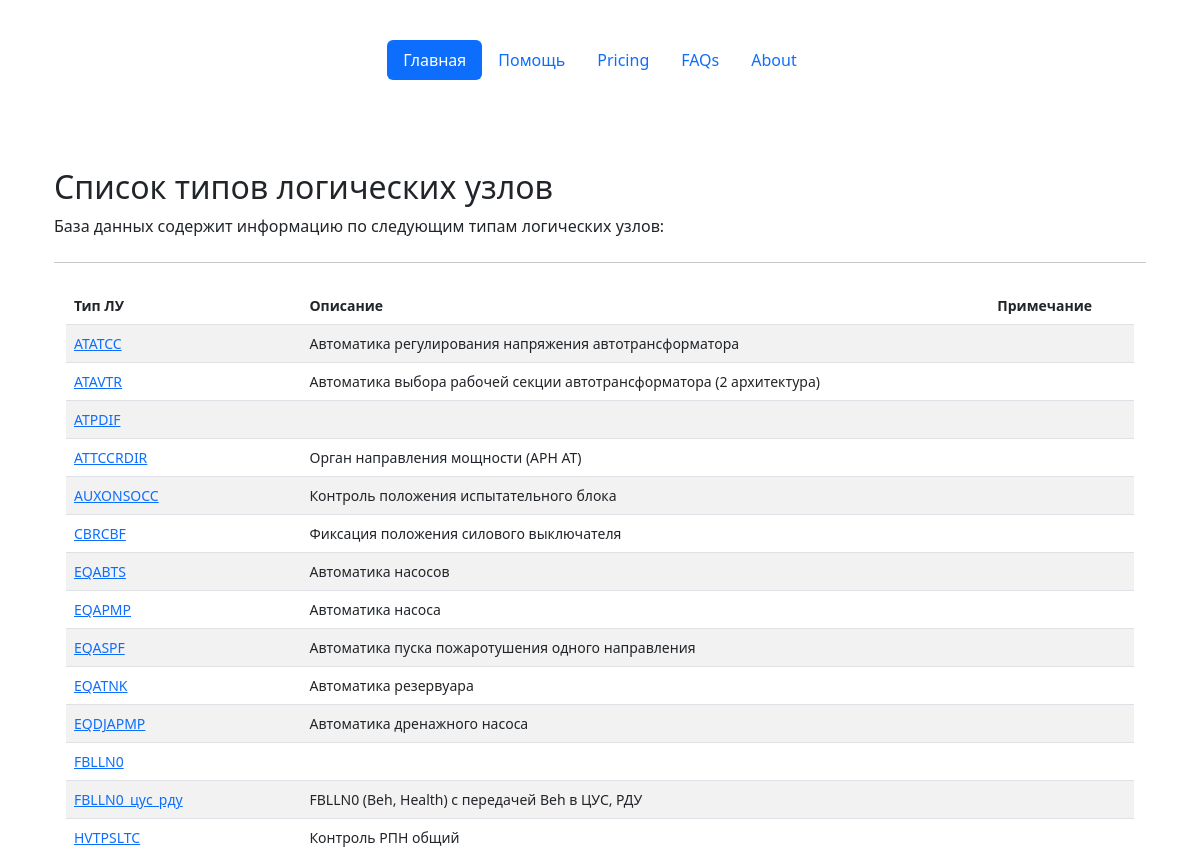
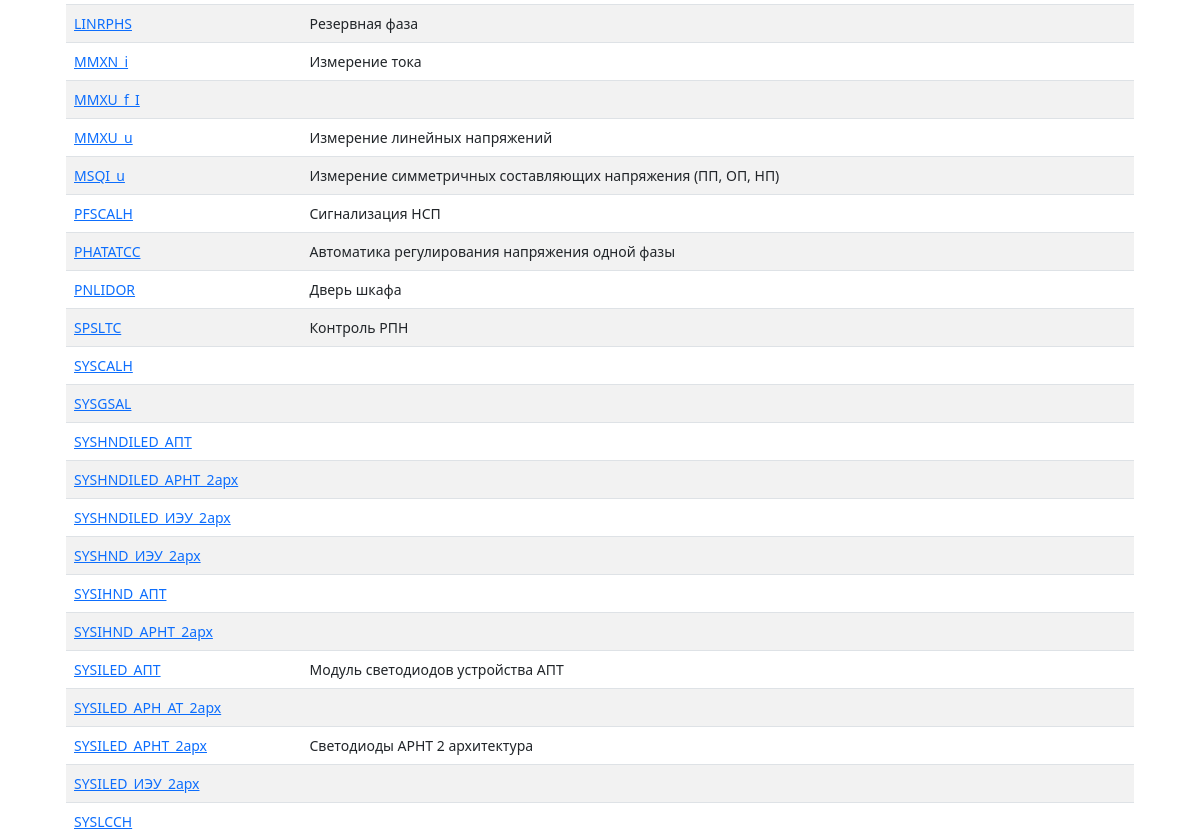
The app's page /lntypes/ (upper part), older data (2 pictures, top to bottom).
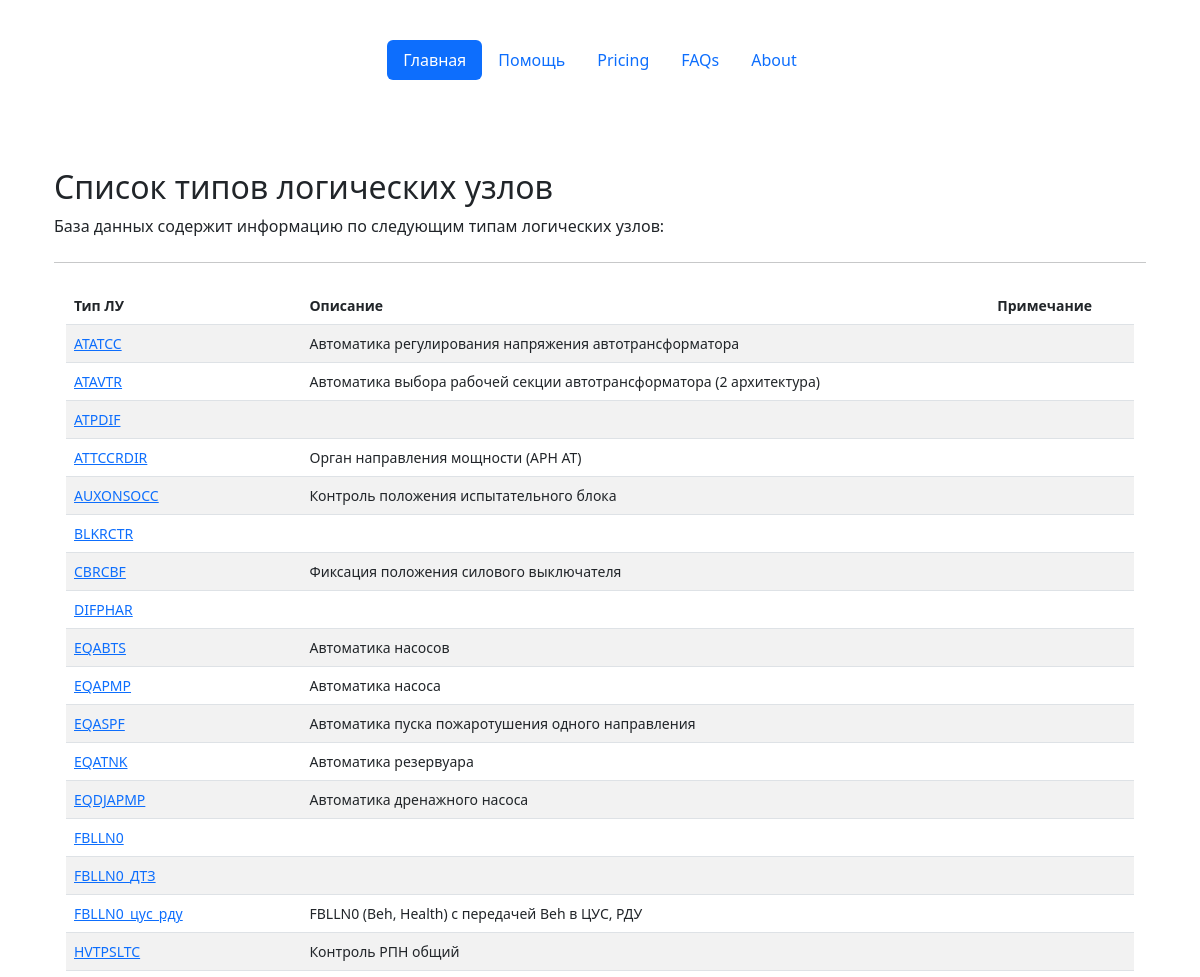
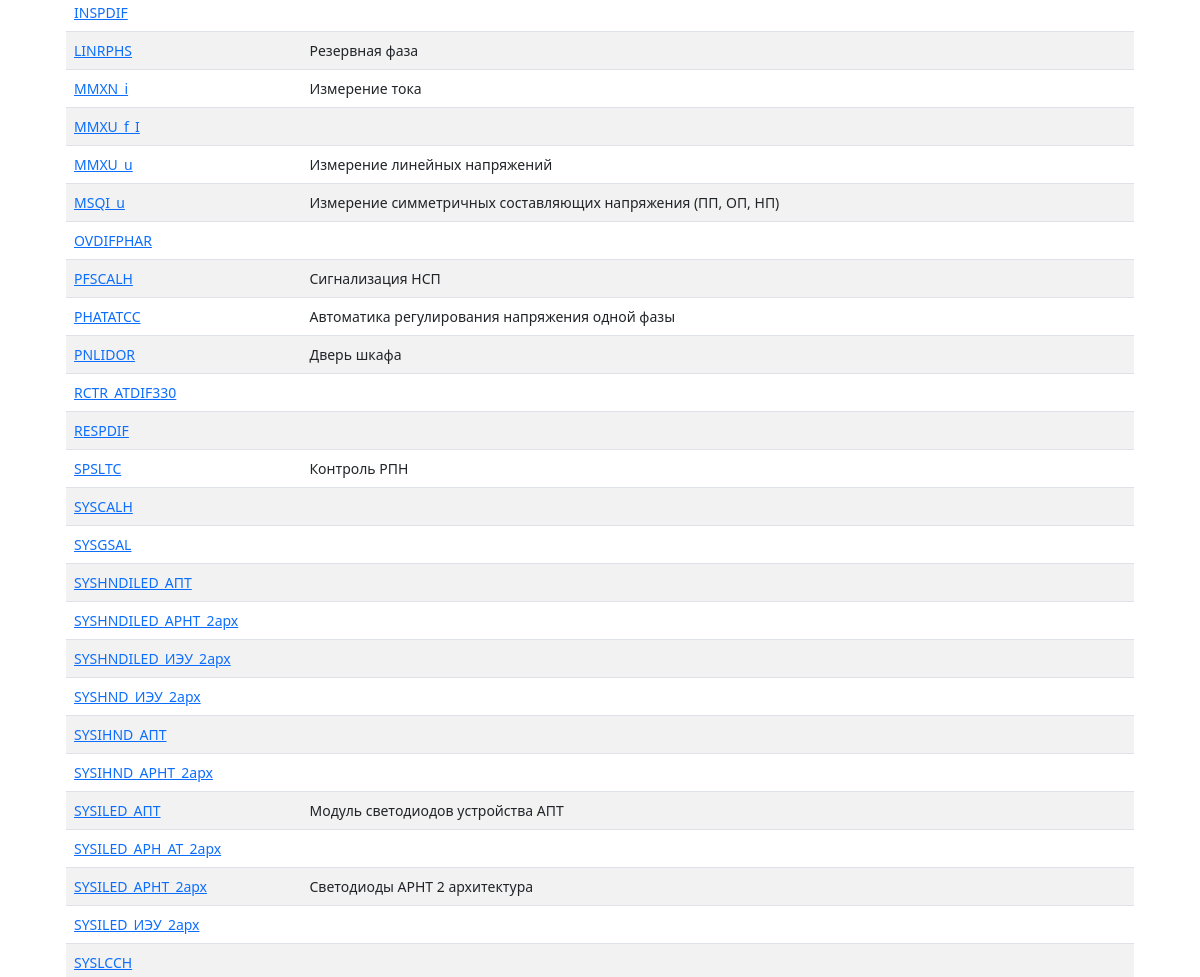
The same page, newer data (2 pictures, top to bottom).
### base_types/models.py (models this page shows, shortened)
class LogicNodesTypes(models.Model):
    id = models.AutoField(primary_key=True)
    name = models.CharField(max_length=64, verbose_name='Имя типа ЛУ', unique=True)
    description = models.TextField(max_length=1024, blank=True, verbose_name='Описание')
    explanation = models.TextField(max_length=2048, blank=True, verbose_name='Пояснение')
    class Meta:
        verbose_name = 'Тип логического узла'
        verbose_name_plural = 'Типы логических узлов'
        ordering = ['name']

### base_types/views.py (the view)
# urls.py: path('lntypes/', views.lntypes),
def lntypes(request):
    lntypes = LogicNodesTypes.objects.all()
    return render(request, 'base_types/lntypes.html', {'lntypes':lntypes})

### templates/base_types/lntypes.html (shortened to what this page needs)
{% extends 'base.html' %}
{% block content %}
<main class="container py-5">
    {% if lntypes %}
    <h2 class="mt-4">Список типов логических узлов</h2>
    <p>База данных содержит информацию по следующим типам логических узлов:</p>
    <hr class="my-4">
    <div class="container small">
    <table class="table table-striped">
                <thead>
                    <tr>
                      <th scope="col">Тип ЛУ</th>
                      <th scope="col">Описание</th>
                      <th scope="col">Примечание</th>
                    </tr>
                </thead>
                <tbody>
                    {% for item in lntypes %}
                    <tr>
                        <td><a href="show/?name={{item.name}}&type=ln">{{item.name}}</a></td>
                        <td>{{item.description}}</td>
                        <td></td>
                    </tr>
                {% endfor %}
                </tbody>
            </table>
    </div>
    {% else %}
    <h2 class="mt-4">В базе данных нет типов логических узлов :(</h2>
    {% endif %}
</main>
{% endblock %}

Row changes from the older to the newer data that the page shows:
added LogicNodesTypes: name "BLKRCTR"
added LogicNodesTypes: name "DIFPHAR"
added LogicNodesTypes: name "FBLLN0_ДТЗ"
added LogicNodesTypes: name "INSPDIF"
added LogicNodesTypes: name "OVDIFPHAR"
added LogicNodesTypes: name "RCTR_ATDIF330"
added LogicNodesTypes: name "RESPDIF"
